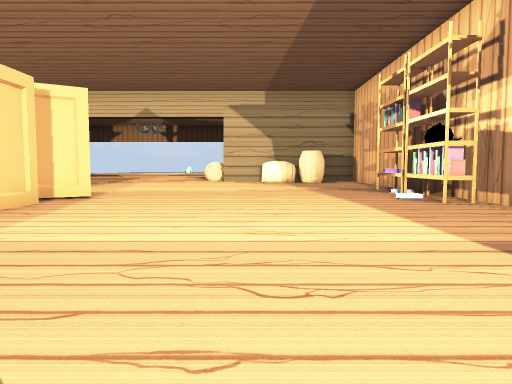
view 1 (above)

24 first-person views from a walk through a 3-D level made in the Godot game engine. The camera is 1.4 m above the floor, tilts 4° down and sees 70° across. The floor is counted in squares, 2 m on a side. Each view is taken from the middle of a square. On the plan, view 1 faces up. The plan holds only what a view shows up to about 11 squares ahead; the rest is blank. The place goes on beyond the plan. Some surface patterns are stand-ins.

view 2
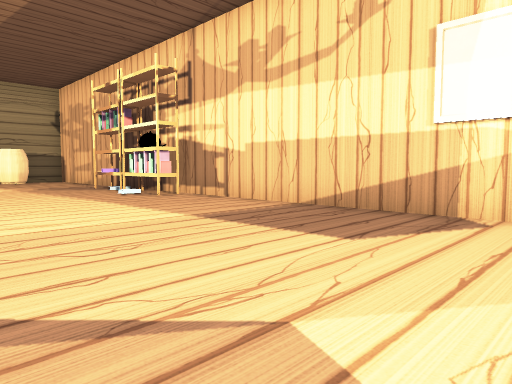

view 3
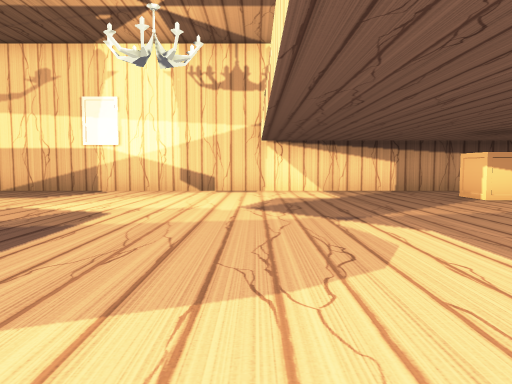

view 4
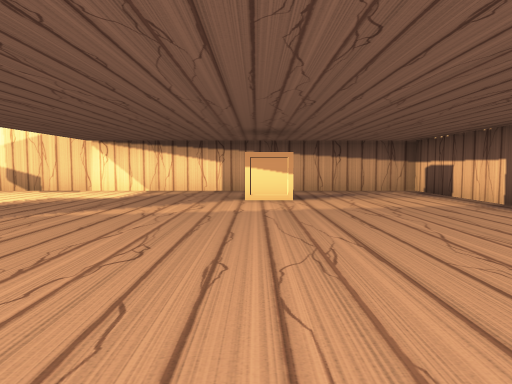

view 5
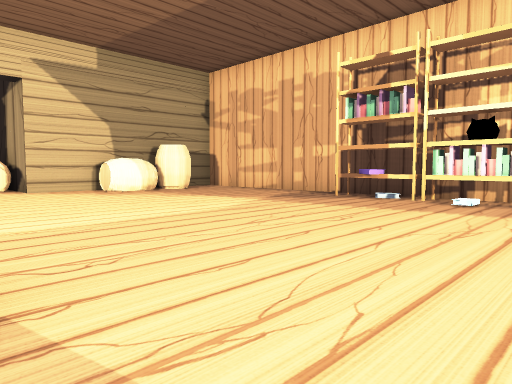

view 6
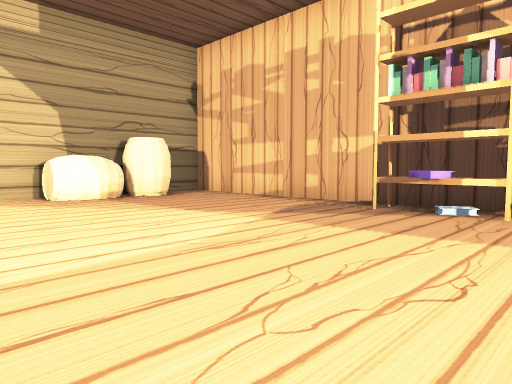

view 7
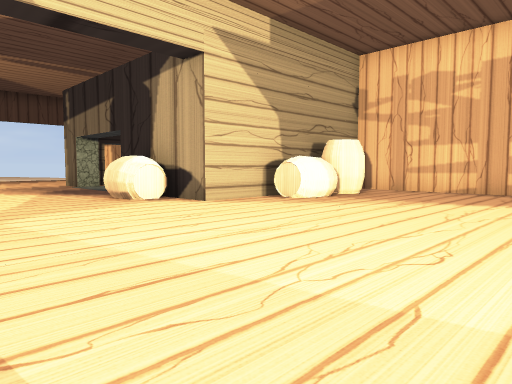

view 8
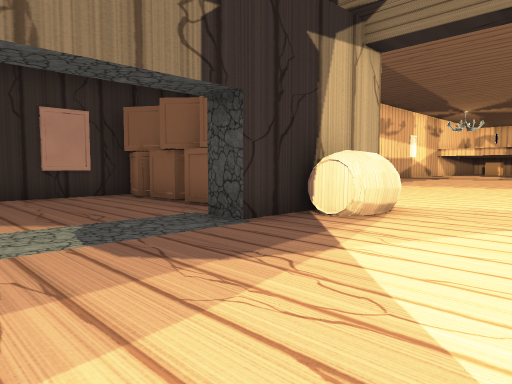

view 9
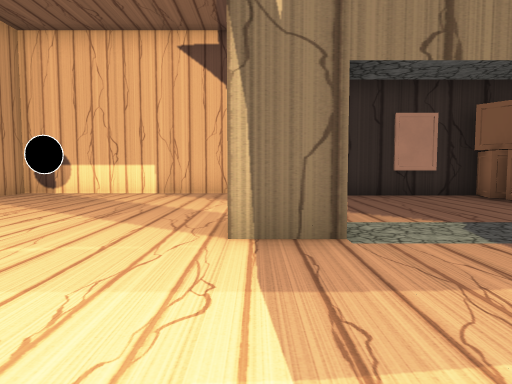

view 10
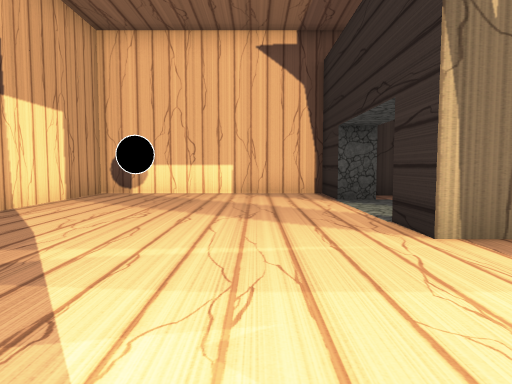

view 11
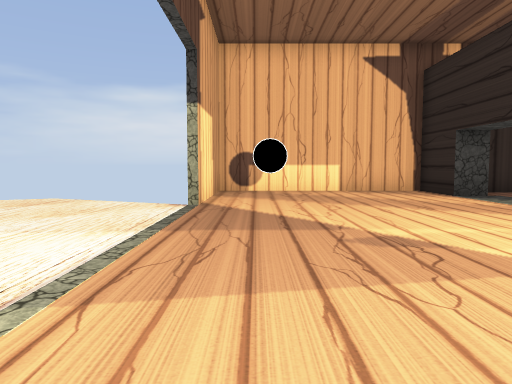

view 12
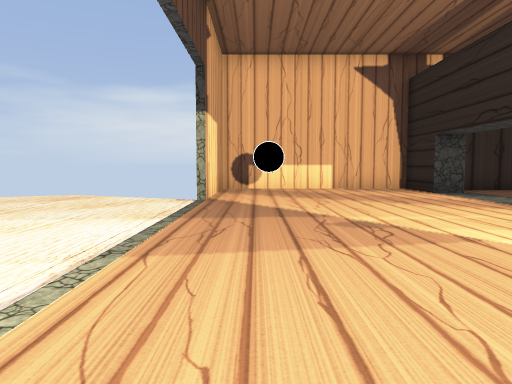

view 13
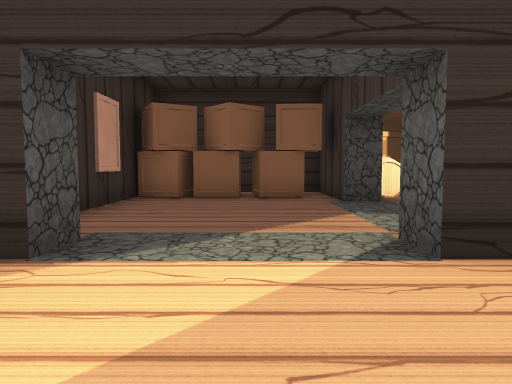

view 14
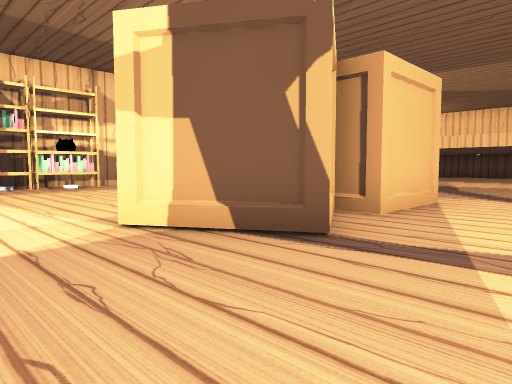

view 15
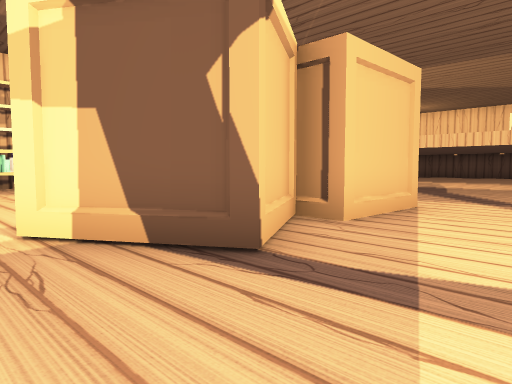

view 16
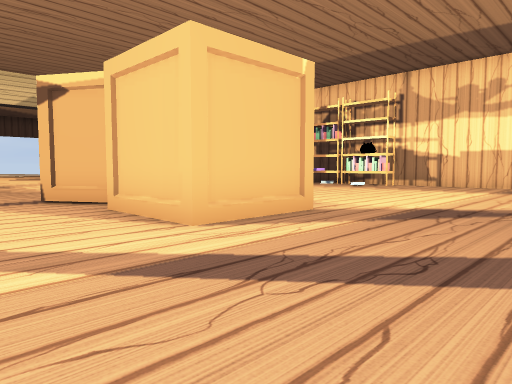

view 17
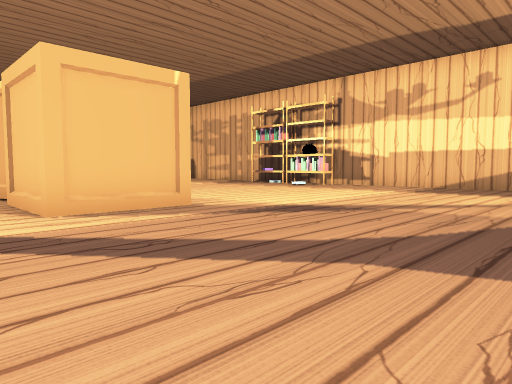

view 18
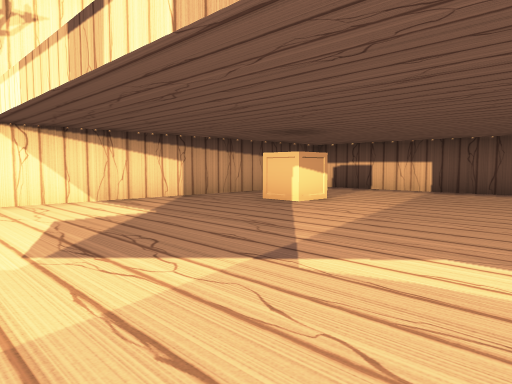

view 19
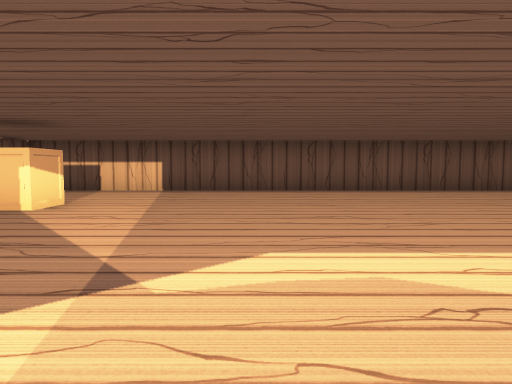

view 20
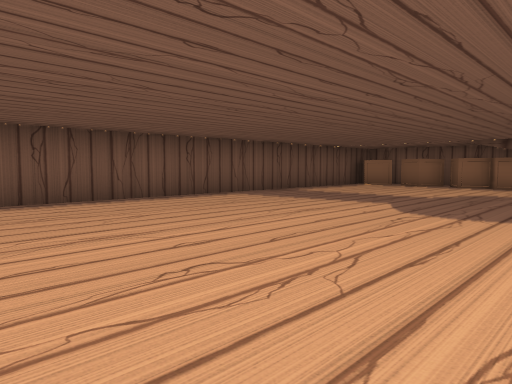

view 21
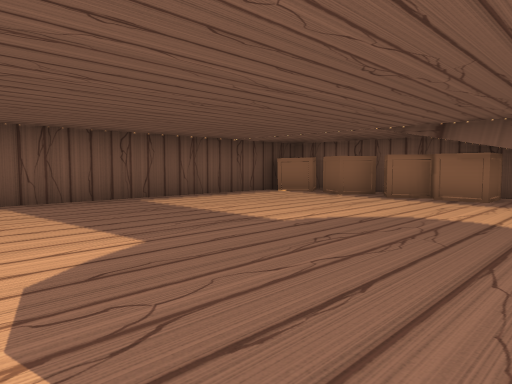

view 22
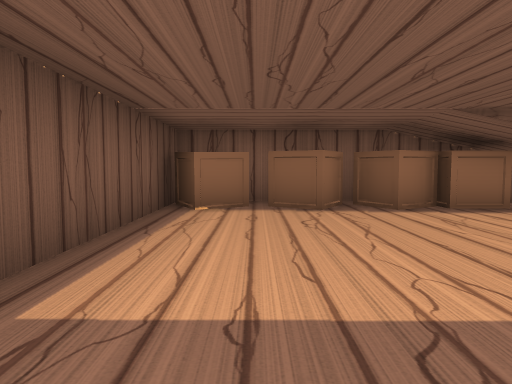

view 23
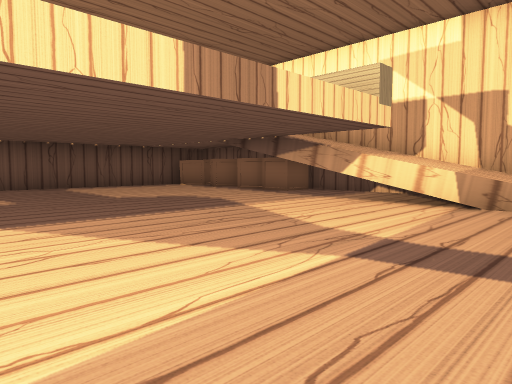

view 24
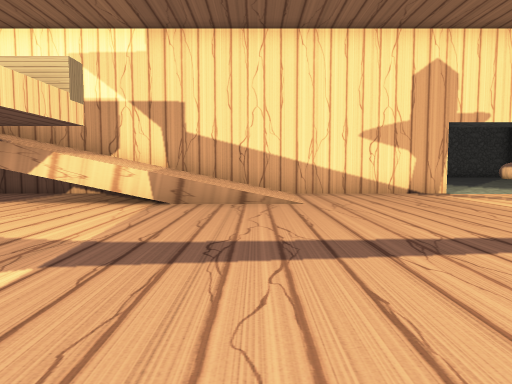

### Floor plan
Key: @ floor where view 1 was taken; # wall or solid block; . floor; / step, stairs or slope; S shelf; B books; C crate; A barrel; H house; P painting.
Columns run from 20 left of view 1 to 5 right of it. Each row starts with its distance up from view 1.
 32                .......
 31               .......#####
 30              ..........#.#
 29               ...........#
 28                ..........#
 27                ..........#
 26                 .........#
 25                ....H...HH#
 24                ....H....H
 23                .........H
 22                .........H
 21                .........P
 20                 ...H.CCCC
 19                ...AHCCCCH
 18                ...AHHHHHH
 17                ....#######
 16                ......AAA.#
 15                ..........#
 14               ...........#
 13              ............#
 12            ..............#
 11            .............S#
 10            ....#........B#
  9            ...##........S#
  8            ...###.......S#
  7             ..##........S#
  6             ..##.........#
  5 ...         ..##.........#
  4 #...       ..............#
  3 #.....     ..............#
  2 #......    ..............#
  1 #........  ..............#
  0 #.........  ........@....#
 -1 #///....... ....  .......#
 -2 #///.......     .........#
 -3 #///.......    ..........#
 -4 #///.......   ...........#
 -5 #///......     ..........#
 -6 #//#....... .............#
 -7 #........................#
 -8 #CC......................#
 -9 ##....................C..#
-10 #CC......................#
-11 #CC......................#
-12 ##C......................#
-13  CC......................#
-14  #########################

Where each view was taken, in squares from view 1:
view 1: 0 up, 0 right, facing up
view 2: 1 down, 1 left, facing up-right
view 3: 4 down, 6 left, facing right
view 4: 9 down, 6 left, facing right
view 5: 6 up, 4 left, facing up-right
view 6: 8 up, 2 left, facing up-right
view 7: 11 up, 6 left, facing up-right
view 8: 24 up, 5 left, facing down-right
view 9: 25 up, 5 left, facing right
view 10: 27 up, 5 left, facing right
view 11: 30 up, 6 left, facing right
view 12: 30 up, 7 left, facing right
view 13: 28 up, 1 right, facing down
view 14: 12 up, 9 left, facing down-right
view 15: 11 up, 9 left, facing down-right
view 16: 1 up, 9 left, facing up-right
view 17: 1 down, 8 left, facing up-right
view 18: 3 down, 3 left, facing down-right
view 19: 3 down, 2 left, facing down
view 20: 6 down, 5 left, facing down-left
view 21: 6 down, 10 left, facing down-left
view 22: 12 down, 12 left, facing left
view 23: 1 down, 10 left, facing down-left
view 24: 1 down, 10 left, facing left
